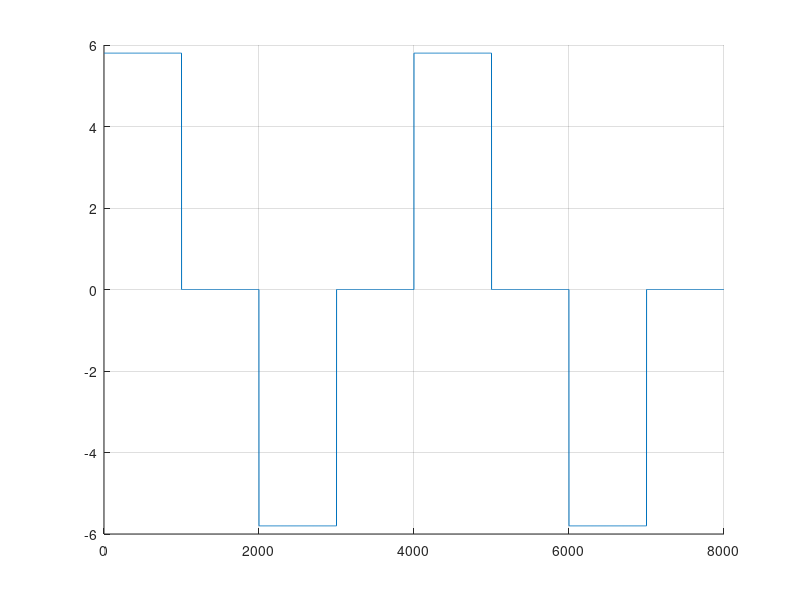

The MATLAB source for this figure:
U=ones(1,7998);
for i=1:7998
    if i<=1000
        U(1,i)=5.8;
    elseif i>=2000 && i<=3000
        U(1,i)=-5.8;
    elseif i>=4000 && i<=5000
        U(1,i)=5.8;
    elseif i>=6000 && i<=7000
        U(1,i)=-5.8;
    else
        U(1,i)=0;
    end
end
figure (2)
hold on
grid on
plot(U)
%plot(arduinoObj.UserData.DataS)